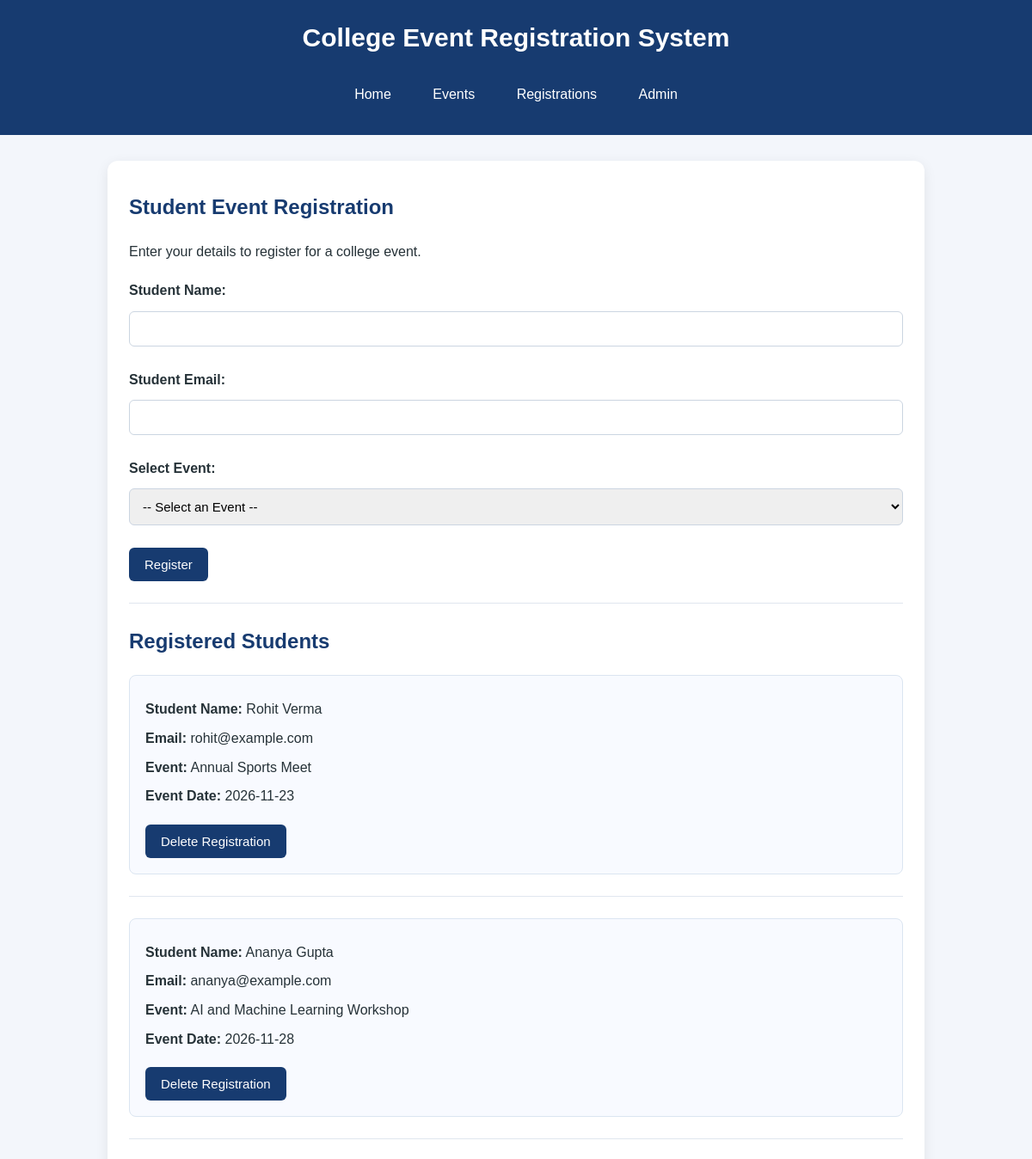
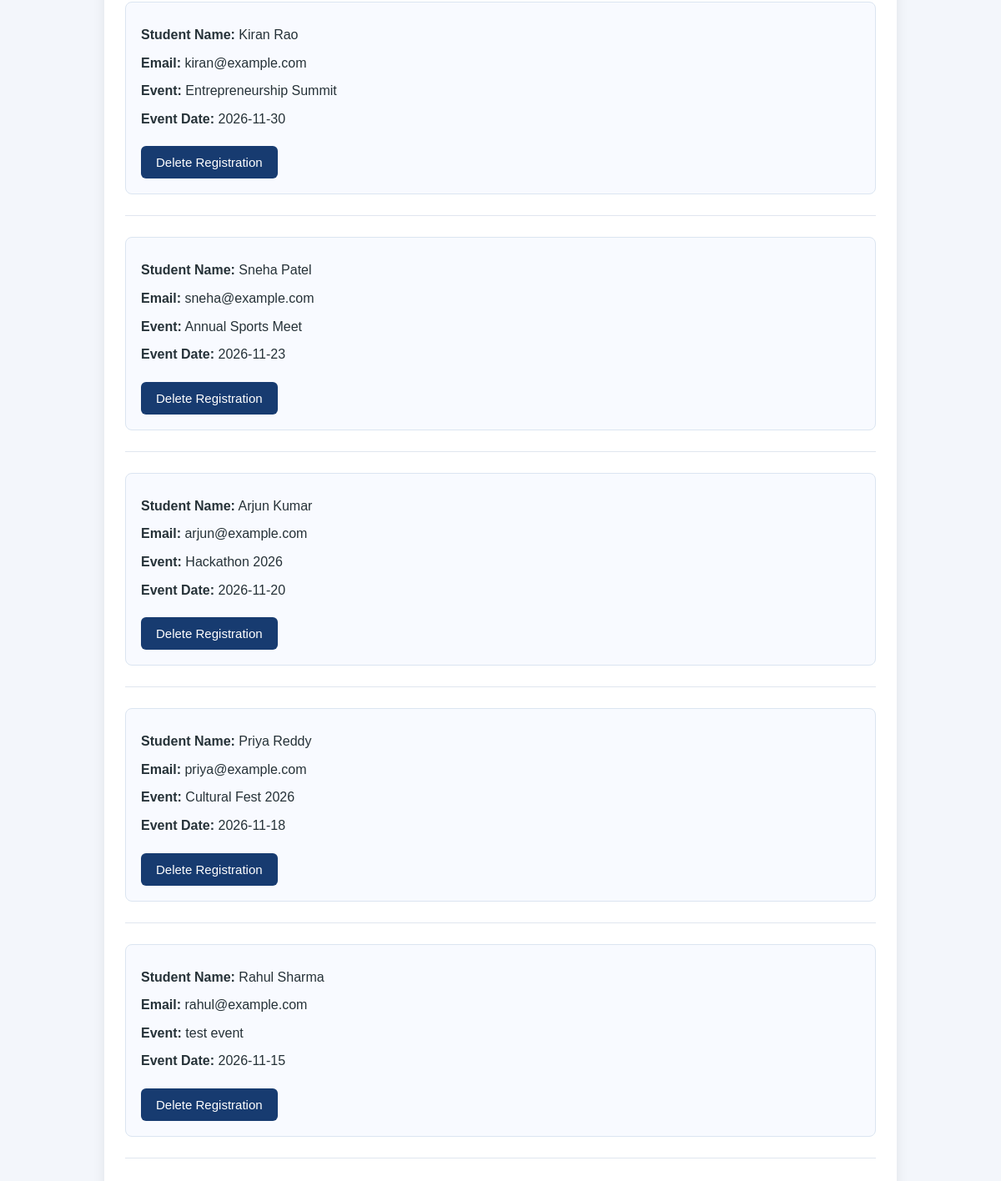
/registrations (signed in), run on the app's committed database (2 pictures, top to bottom).
### tables this page shows
CREATE TABLE registrations (
            id INTEGER PRIMARY KEY AUTOINCREMENT,
            student_name TEXT NOT NULL,
            student_email TEXT NOT NULL,
            event_id INTEGER NOT NULL,
            FOREIGN KEY (event_id) REFERENCES events(id)
        );

CREATE TABLE events (
            id INTEGER PRIMARY KEY AUTOINCREMENT,
            event_name TEXT NOT NULL,
            event_date TEXT NOT NULL,
            event_venue TEXT NOT NULL,
            event_description TEXT NOT NULL
        );

### app.py (the view, shortened to what this page needs)
@app.route("/registrations", methods=["GET", "POST"])
def registrations():
    connection = get_db_connection()
    all_events = connection.execute(
        "SELECT * FROM events ORDER BY event_date"
    ).fetchall()
    is_admin = session.get("admin_logged_in", False)
    if is_admin:
        all_registrations = connection.execute("""
            SELECT registrations.id,
                   registrations.student_name,
                   registrations.student_email,
                   events.event_name,
                   events.event_date
            FROM registrations
            JOIN events ON registrations.event_id = events.id
            ORDER BY registrations.id DESC
        """).fetchall()
    else:
        all_registrations = []
    connection.close()
    return render_template(
        "registrations.html",
        events=all_events,
        registrations=all_registrations,
        is_admin=is_admin
    )

### app.py (called while the page is built)
def get_db_connection():
    connection = sqlite3.connect("database.db")
    connection.row_factory = sqlite3.Row
    return connection

### templates/registrations.html (shortened to what this page needs)
{% extends "base.html" %}
{% block content %}
<h2>Student Event Registration</h2>
<p>Enter your details to register for a college event.</p>
<form method="POST">
    <label for="student_name">Student Name:</label>
    <input type="text" id="student_name" name="student_name" required>
    <br><br>
    <label for="student_email">Student Email:</label>
    <input type="email" id="student_email" name="student_email" required>
    <br><br>
    <label for="event_id">Select Event:</label>
    <select id="event_id" name="event_id" required>
        <option value="">-- Select an Event --</option>
    </select>
    <br><br>
    <button type="submit">Register</button>
</form>
{% if is_admin %}
    <hr>
    <h2>Registered Students</h2>
    {% if registrations %}
        {% for registration in registrations %}
            <div class="event-card">
                <p>
                    <strong>Student Name:</strong>
                    {{ registration['student_name'] }}
                </p>
                <p>
                    <strong>Email:</strong>
                    {{ registration['student_email'] }}
                </p>
                <p>
                    <strong>Event:</strong>
                    {{ registration['event_name'] }}
                </p>
                <p>
                    <strong>Event Date:</strong>
                    {{ registration['event_date'] }}
                </p>
                <form
                    action="{{ url_for('delete_registration', registration_id=registration['id']) }}"
                    method="POST"
                >
                    <button type="submit">Delete Registration</button>
                </form>
            </div>
            <hr>
        {% endfor %}
    {% else %}
        <p>No students have registered yet.</p>
    {% endif %}
{% endif %}
{% endblock %}

### templates/base.html (shortened to what this page needs)
<!DOCTYPE html>
<html lang="en">
<head>
    <link rel="stylesheet" href="{{ url_for('static', filename='style.css') }}">
</head>
<body>
<header>
    <h1>College Event Registration System</h1>
    <nav>
        <a href="/">Home</a>
        <a href="/events">Events</a>
        <a href="/registrations">Registrations</a>
        <a href="/admin">Admin</a>
    </nav>
</header>
    <main>
        {% block content %}{% endblock %}
    </main>
</body>
</html>

### static/style.css (style rules this page uses)
body { font-family: Arial, sans-serif; background-color: #f3f6fb; color: #263238; margin: 0; padding: 0; line-height: 1.6; }
header { background-color: #173b70; color: white; padding: 20px; text-align: center; }
header h1 { margin: 0; font-size: 30px; }
nav { margin-top: 15px; }
nav a { display: inline-block; color: white; text-decoration: none; padding: 10px 18px; margin: 4px; border-radius: 6px; transition: background-color 0.3s; }
main { max-width: 900px; margin: 30px auto; padding: 25px; background-color: white; border-radius: 12px; box-shadow: 0 4px 15px rgba(0, 0, 0, 0.08); }
h2 { color: #173b70; margin-top: 10px; }
p { font-size: 16px; }
form { margin-top: 20px; }
label { display: inline-block; margin-bottom: 6px; font-weight: bold; }
input, select, textarea { width: 100%; box-sizing: border-box; padding: 11px; margin-top: 5px; border: 1px solid #cbd5e1; border-radius: 6px; font-size: 15px; }
button, .button { display: inline-block; background-color: #173b70; color: white; padding: 11px 18px; border: none; border-radius: 6px; font-size: 15px; text-decoration: none; cursor: pointer; transition: background-color 0.3s; }
.event-card { background-color: #f8faff; border: 1px solid #dbe5f1; border-radius: 8px; padding: 18px; margin: 18px 0; overflow-wrap: anywhere; }
.event-card p { margin: 8px 0; }
hr { border: none; border-top: 1px solid #e0e6ef; margin: 25px 0; }

### data on the page
registrations: student_name "Rohit Verma", student_email "rohit@example.com", event_name "Annual Sports Meet", event_date "2026-11-23"
registrations: student_name "Ananya Gupta", student_email "ananya@example.com", event_name "AI and Machine Learning Workshop", event_date "2026-11-28"
registrations: student_name "Kiran Rao", student_email "kiran@example.com", event_name "Entrepreneurship Summit", event_date "2026-11-30"
registrations: student_name "Sneha Patel", student_email "sneha@example.com", event_name "Annual Sports Meet", event_date "2026-11-23"
registrations: student_name "Arjun Kumar", student_email "arjun@example.com", event_name "Hackathon 2026", event_date "2026-11-20"
registrations: student_name "Priya Reddy", student_email "priya@example.com", event_name "Cultural Fest 2026", event_date "2026-11-18"
registrations: student_name "Rahul Sharma", student_email "rahul@example.com", event_name "test event", event_date "2026-11-15"
